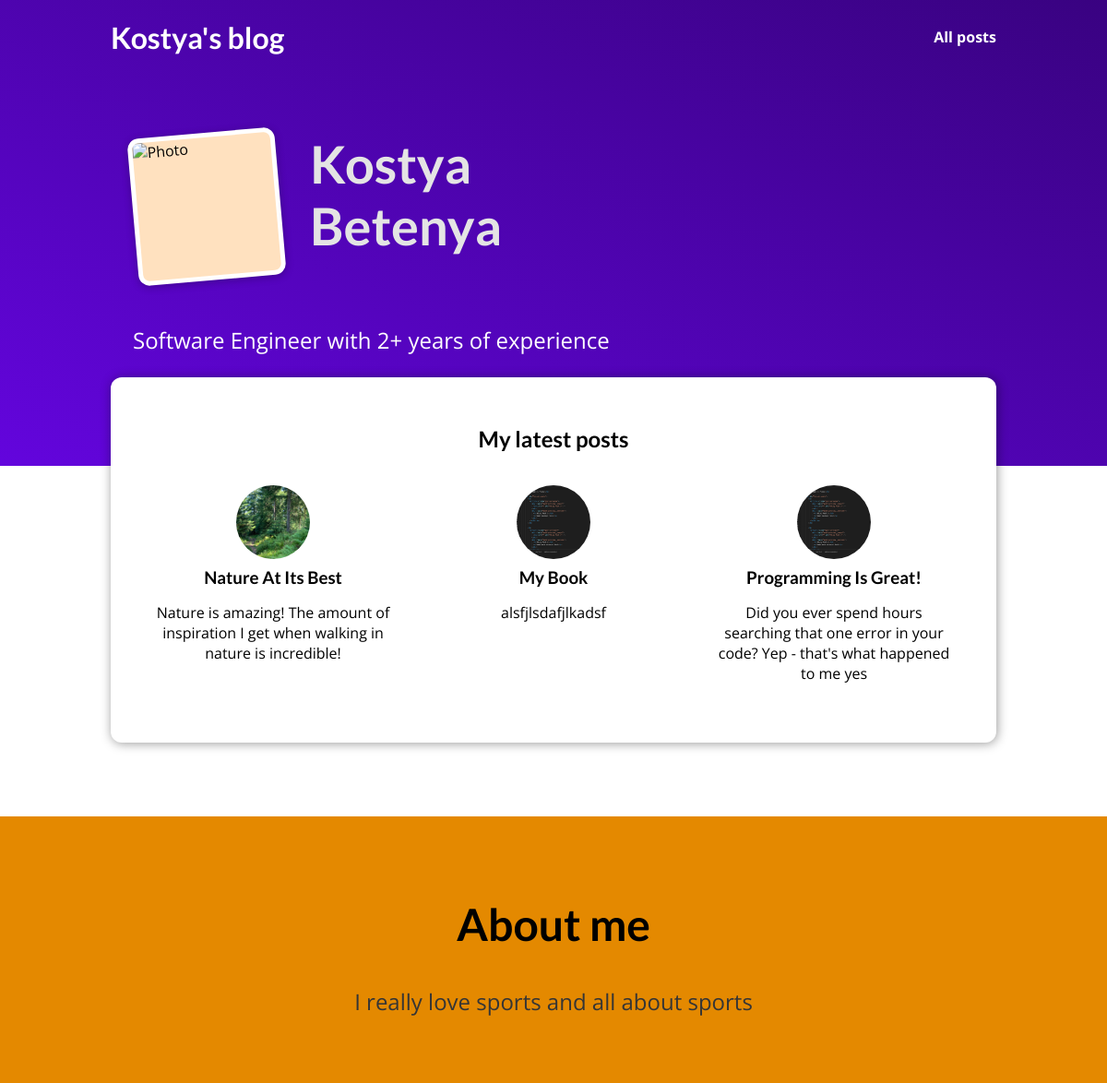
The page / on the database its author committed.
### blog/models.py (models this page shows, shortened)
class Post(models.Model):
    title = models.CharField(max_length=50)
    excerpt = models.CharField(max_length=100)
    image = models.CharField(max_length=30)
    date = models.DateField(default=datetime.date.today)
    slug = models.SlugField()
    content = models.TextField()
    author = models.ForeignKey(Author, on_delete=models.SET_NULL, null=True, related_name='posts')
    tags = models.ManyToManyField('Tag', blank=True, related_name='posts')
    class Meta:
        verbose_name_plural = 'Posts'

### blog/views.py (the view)
# urls.py: path('', views.index, name='index'),
def index(request):
    latest_posts = Post.objects.all().order_by('-date')[:3]
    return render(request, 'blog/index.html', {'posts': latest_posts})

### blog/templates/blog/index.html (shortened to what this page needs)
{% extends "base.html" %}
{% load static %}
{% block css %}
    <link rel="stylesheet" href="{% static 'blog/index.css' %}" />
    <link rel="stylesheet" href="{% static 'blog/post.css' %}" />
{% endblock %}
{% block content %}
    {% include "blog/includes/header.html" %}
    <section id="welcome">
        <header>
            <img src="{% static 'blog/images/max.png' %}" alt="Photo"/>
            <h2>Kostya Betenya</h2>
        </header>
        <p>Software Engineer with 2+ years of experience</p>
    </section>
    <main id="latest-posts">
        <h2>My latest posts</h2>
        <ul>
            {% for post in posts %}
                {% include 'blog/includes/post.html' %}
            {% endfor %}
        </ul>
    </main>
    <footer id="about">
        <h2>About me</h2>
        <p>I really love sports and all about sports</p>
    </footer>
{% endblock %}

### blog/templates/blog/includes/post.html
{% load static %}
<li>
    <article class="post">
        <a href="{% url "post" slug=post.slug %}">
            <img src="{% static "blog/images/"|add:post.image %}" alt={{ post.title }} />
            <div class="post__content">
                <h3>{{ post.title }}</h3>
                <p>
                    {{ post.excerpt }}
                </p>
            </div>
        </a>
    </article>
</li>

### static/base.css (style rules this page uses)
* { box-sizing: border-box; }
html { font-family: 'Open Sans', 'Lato', sans-serif; }
body { margin: 0; }
h1, h2, h3 { font-family: 'Lato', sans-serif; font-weight: bold; }

### blog/static/blog/index.css (style rules this page uses)
#welcome { background: linear-gradient(to right top, #6305dd, #390281); padding: 6rem 12%; }
#welcome header { display: flex; align-items: flex-start; margin: 3rem auto; }
#welcome img { width: 10rem; height: 10rem; object-fit: cover; object-position: top; border: 5px solid white; border-radius: 12px; background-color: #ffe1bf; transform: rotateZ(-5deg); box-shadow: 0 2px 8px rgba(0, 0, 0, 0.25); }
#welcome h2 { font-size: 3.5rem; margin: 0 0 0 2rem; color: #e4e4e4; width: 10rem; }
#welcome p { color: white; font-size: 1.5rem; }
#latest-posts { background-color: white; padding: 2rem; border-radius: 12px; width: 60rem; margin: -6rem auto 2rem auto; box-shadow: 1px 1px 12px rgba(0, 0, 0, 0.4); }
#latest-posts h2 { text-align: center; }
#latest-posts ul { list-style: none; margin: 0; padding: 0; display: flex; gap: 1rem; }
#latest-posts li { flex: 1; }
#about { text-align: center; padding: 3rem; background-color: #e48900; margin-top: 5rem; }
#about h2 { font-size: 3rem; }
#about p { font-size: 1.5rem; color: #353535; }

### blog/static/blog/post.css (style rules this page uses)
.post { display: flex; flex-direction: column; align-items: center; text-align: center; }
.post a { text-decoration: none; color: black; transition: all 0.2s ease; padding: 1rem; }
.post img { width: 5rem; height: 5rem; object-fit: cover; border-radius: 50%; }
.post h3 { margin: 0.25rem 0; }

### rows shown on the page
Post: image (picture), title "Nature At Its Best", excerpt "Nature is amazing! The amount of inspiration I get when walking in nature is incredible!"
Post: image (picture), title "My Book", excerpt "alsfjlsdafjlkadsf"
Post: image (picture), title "Programming Is Great!", excerpt "Did you ever spend hours searching that one error in your code? Yep - that's what happened to me yes"
